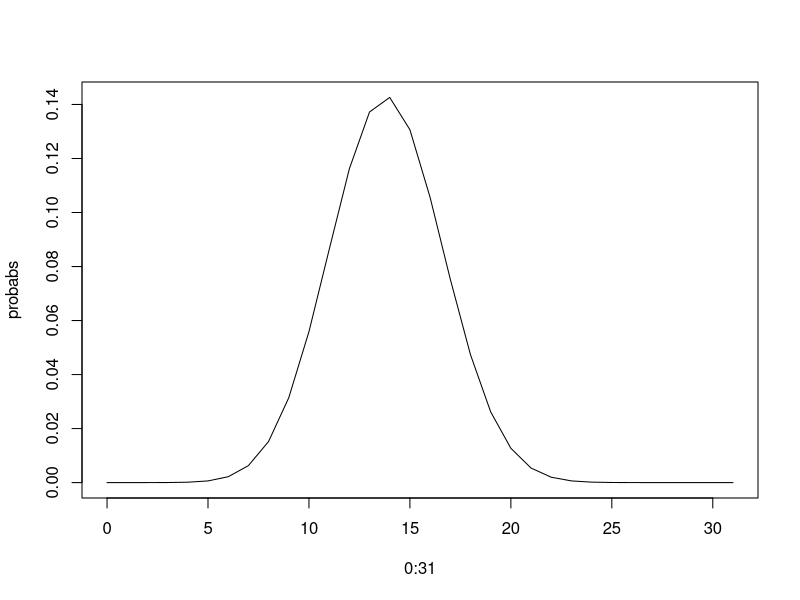

R code for this plot:
#Assignment 3
##Q1
p1<-dbinom(7,12,1/6)
p2<-dbinom(8,12,1/6)
p3<-dbinom(9,12,1/6)
p<-p1+p2+p3
print(paste("Probability = ",p))
##OR
p1<-pbinom(9,12,1/6)
p2<-pbinom(6,12,1/6)
p<-p1-p2
print(paste("Probability = ",p))
##OR
p<-diff(pbinom(c(6,9),12,1/6)) ##diff is the difference command used to subtract 1st from 2nd
print(paste("Probability = ",p))


##Q2
p<-pnorm(84,72,15.2,lower.tail=F) ##pnorm(a,mean,sd)
print(paste("Percentage of students scoring 84 and above is ",p))
##if lower.tail=T then p<-1-pnorm(84,72,15.2)


##Q3
p1<-dpois(0,5)
print(paste("Probability that no car arrives from 10AM to 11AM is ",p1))
p2<-dpois(48,50)+dpois(49,50)+dpois(50,50)
print(paste("Probability that 48-50 cars arrive from 8AM to 6PM is ",p2))
##OR
p1<-dpois(0,5)
print(paste("Probability that no car arrives from 10AM to 11AM is ",p1))
p2<-ppois(50,50)-ppois(47,50)
print(paste("Probability that 48-50 cars arrive from 8AM to 6PM is ",p2))


##Q4
p<-dhyper(3,17,233,5) ##dhyper(a,m,n,k)
print(paste("P(X=3) =",p))


##Q5
for(i in 0:31){
  print(dbinom(i,31,0.447))
}
for(i in 0:31){
  print(pbinom(i,31,0.447))
}
probabs<-dbinom(x=c(0:31),size=31,prob=0.447)
plot(0:31,probabs,type='l')

print(dpois(20,16))